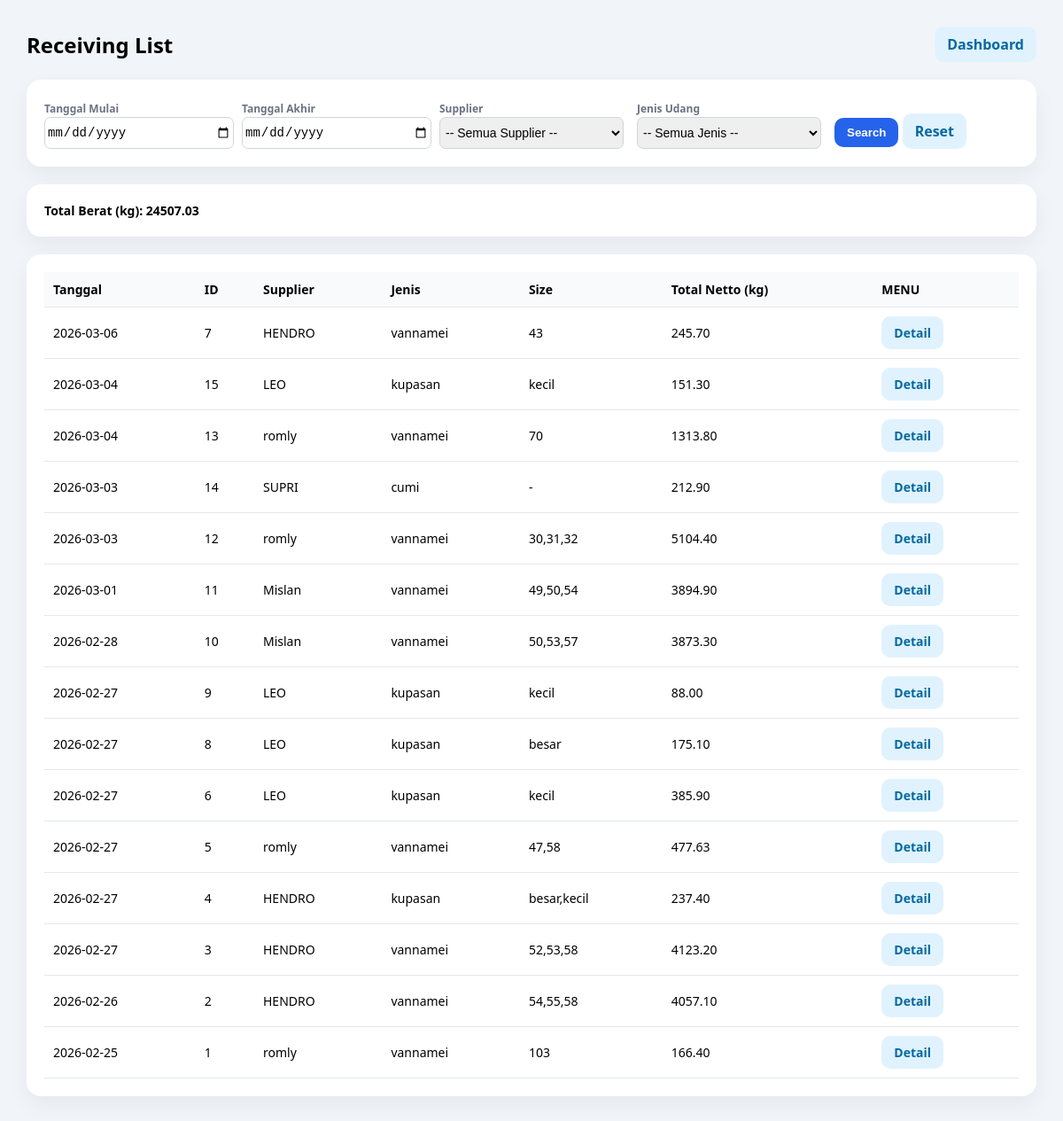
The app's page /receiving/list (signed in), older data.
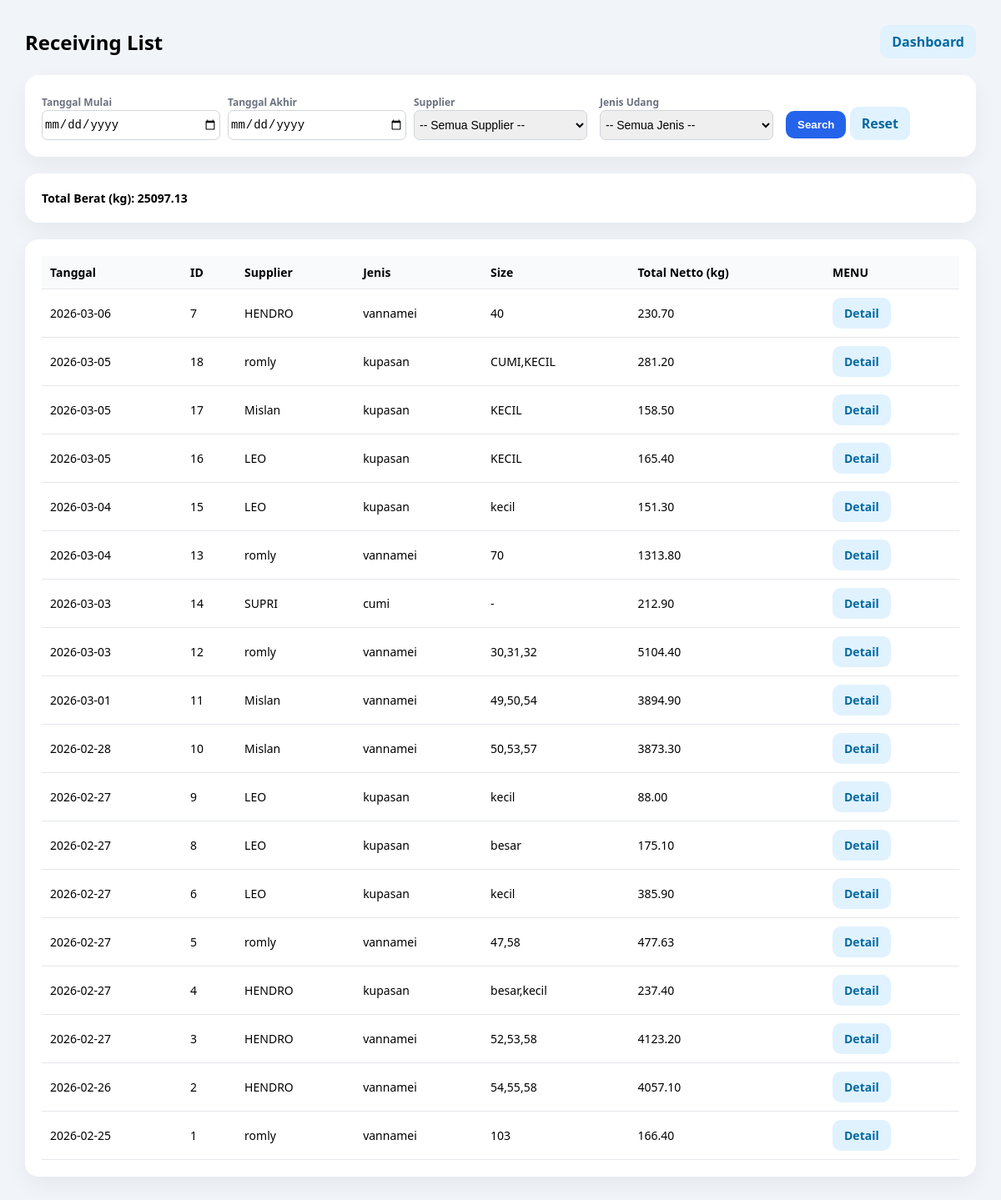
The same page, newer data.
### tables this page shows
CREATE TABLE receiving_header (
            id INTEGER PRIMARY KEY AUTOINCREMENT,
            receiving_no INTEGER NOT NULL UNIQUE,
            tanggal TEXT NOT NULL,
            supplier TEXT NOT NULL,
            jenis TEXT NOT NULL,
            fiber REAL DEFAULT 0,
            created_at TEXT DEFAULT (datetime('now','localtime'))
        );

### receiving/routes.py (the view)
@receiving_bp.get("/list")
def receiving_list():
    if not require_login():
        return redirect(url_for("login"))
    print("SESSION RECEIVING:", dict(session))
    start = (request.args.get("start") or "").strip()
    end = (request.args.get("end") or "").strip()
    supplier_q = (request.args.get("supplier") or "").strip()
    jenis_q = (request.args.get("jenis") or "").strip().lower()  # 🔥 INI
    where = []
    params = []
    if start and end:
        where.append("h.tanggal BETWEEN ? AND ?")
        params.extend([start, end])
    elif start:
        where.append("h.tanggal >= ?")
        params.append(start)
    elif end:
        where.append("h.tanggal <= ?")
        params.append(end)
    if supplier_q:
        where.append("LOWER(h.supplier) LIKE ?")
        params.append(f"%{supplier_q.lower()}%")
    if jenis_q:
        where.append("LOWER(TRIM(h.jenis)) = ?")
        params.append(jenis_q)
    where_sql = ("WHERE " + " AND ".join(where)) if where else ""
    conn = get_conn()
    rows = conn.execute(f"""
        SELECT
            h.id,
            h.tanggal,
            h.supplier,
            h.jenis,
            h.fiber,

            COALESCE(SUM(COALESCE(p.netto, 0)), 0) AS total_netto,
            COUNT(p.id) AS jml_partai,

            CASE
            WHEN LOWER(h.jenis) = 'kupasan'
            THEN GROUP_CONCAT(DISTINCT
                    COALESCE(
                        NULLIF(TRIM(p.grade_manual),''),
                        NULLIF(TRIM(p.kategori_kupasan),'')
                    )
                 )
            ELSE GROUP_CONCAT(DISTINCT COALESCE(p.round_size, p.size))
            END AS size_display

        FROM receiving_header h
        LEFT JOIN receiving_item p ON p.header_id = h.id
        {where_sql}
        GROUP BY h.id
        ORDER BY h.tanggal DESC, h.id DESC
    """, params).fetchall()
    total_berat = sum([(r["total_netto"] or 0) for r in rows])
    conn.close()
    return render_template(
        "receiving/receiving_list.html",
        rows=[dict(r) for r in rows],
        start=start,
        end=end,
        supplier=supplier_q,
        jenis=jenis_q,     # 🔥 PENTING
        total_berat=total_berat
    )

### helpers/auth.py (called while the page is built)
def require_login():
    return session.get("user") is not None

### helpers/db.py (called while the page is built)
def get_conn():
    conn = sqlite3.connect(DB_PATH, timeout=30)
    conn.row_factory = sqlite3.Row
    conn.execute("PRAGMA foreign_keys = ON;")
    conn.execute("PRAGMA journal_mode = WAL;")
    return conn

### templates/receiving/receiving_list.html (shortened to what this page needs)
<!doctype html>
<html lang="id">
<head>
</head>
<body>
<div class="container">
  <div class="header">
    <h2>Receiving List</h2>
    <a class="btn btn-secondary" href="/dashboard">Dashboard</a>
  </div>
  <div class="card">
    <form method="get" action="/receiving/list">
      <div class="form-grid">
        <div>
          <label>Tanggal Mulai</label>
          <input type="date" name="start" value="{{ start or '' }}">
        </div>
        <div>
          <label>Tanggal Akhir</label>
          <input type="date" name="end" value="{{ end or '' }}">
        </div>
        <div>
          <label>Supplier</label>
          <select name="supplier" id="supplier">
            <option value="">-- Semua Supplier --</option>
          </select>
        </div>
        <div>
          <label>Jenis Udang</label>
          <select name="jenis" id="jenis">
            <option value="">-- Semua Jenis --</option>
          </select>
        </div>
        <div>
          <button type="submit" class="btn btn-primary">Search</button>
          <a href="/receiving/list" class="btn btn-secondary">Reset</a>
        </div>
      </div>
    </form>
  </div>
  <div class="card summary">
    Total Berat (kg): {{ "%.2f"|format(total_berat or 0) }}
  </div>
  <div class="card">
    <table>
      <thead>
        <tr>
          <th>Tanggal</th>
          <th>ID</th>
          <th>Supplier</th>
          <th>Jenis</th>
          <th>Size</th>
          <th>Total Netto (kg)</th>
          <th>MENU</th>
        </tr>
      </thead>
      <tbody>
        {% for r in rows %}
        <tr>
          <td>{{ r.tanggal }}</td>
          <td>{{ r.id }}</td>
          <td>{{ r.supplier }}</td>
          <td>{{ r["jenis"] or "-" }}</td>
          <td>{{ r["size_display"] or "-" }}</td>
          <td>{{ "%.2f"|format(r["total_netto"] or 0) }}</td>
          <td>
            <div class="actions">
              <a class="btn btn-secondary" href="/receiving/{{ r.id }}">Detail</a>
            </div>
          </td>
        </tr>
        {% endfor %}
      </tbody>
    </table>
  </div>
</div>
</body>
</html>

Row changes from the older to the newer data that the page shows:
computed for receiving_header id 7: r "43" → "40"; r "245.70" → "230.70"
added receiving_header: tanggal "2026-03-05", id "18", supplier "romly", jenis "kupasan", r "CUMI,KECIL", r "281.20"
added receiving_header: tanggal "2026-03-05", id "17", supplier "Mislan", jenis "kupasan", r "KECIL", r "158.50"
added receiving_header: tanggal "2026-03-05", id "16", supplier "LEO", jenis "kupasan", r "KECIL", r "165.40"
Text that changed along with them:
{{ "%.2f"|format(total_berat or 0) }}: "24507.03" → "25097.13"
